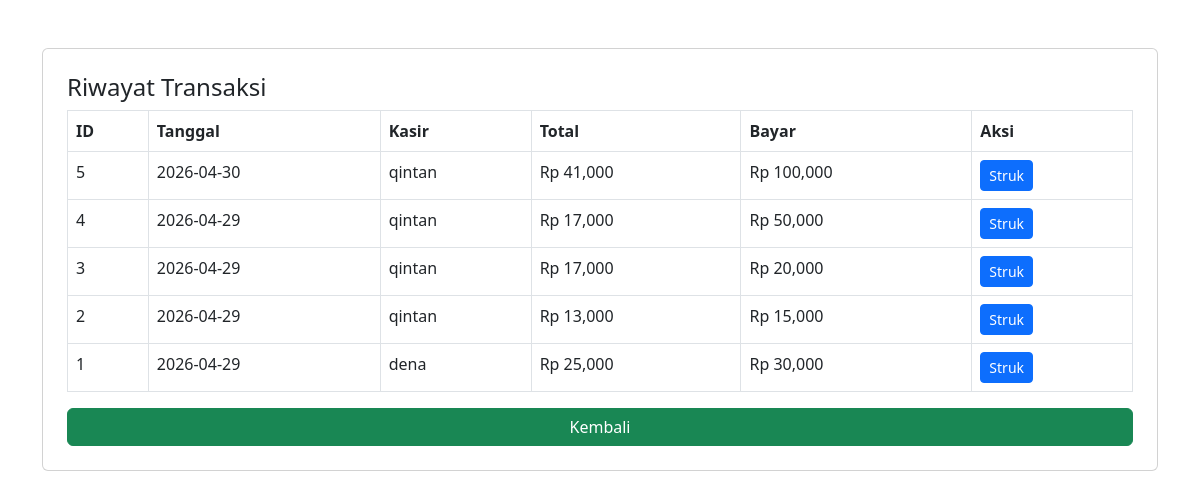
The page /ai/riwayat.php (signed in) on the database its author committed.
### tables this page shows
CREATE TABLE `pesanan` (
  `id_pesanan` int(11) NOT NULL,
  `id_user` int(11) DEFAULT NULL,
  `tgl_pesanan` date DEFAULT NULL,
  `total` int(11) DEFAULT NULL,
  `bayar` int(11) DEFAULT NULL
);

CREATE TABLE `user` (
  `id_user` int(11) NOT NULL,
  `username` varchar(50) DEFAULT NULL,
  `password` varchar(50) DEFAULT NULL
);

### ai/riwayat.php (the view, shortened to what this page needs)
<?php
include 'koneksi.php';
$data = mysqli_query($koneksi,"
SELECT pesanan.*, user.username
FROM pesanan
LEFT JOIN user ON pesanan.id_user=user.id_user
ORDER BY id_pesanan DESC
");
?>
<!DOCTYPE html>
<html>
<head>
<link href="https://cdn.jsdelivr.net/npm/bootstrap@5.3.0/dist/css/bootstrap.min.css" rel="stylesheet">
</head>
<body>
<div class="container mt-5">
<div class="card p-4">
<h4>Riwayat Transaksi</h4>
<table class="table table-bordered">
<tr>
<th>ID</th>
<th>Tanggal</th>
<th>Kasir</th>
<th>Total</th>
<th>Bayar</th>
<th>Aksi</th>
</tr>
<?php while($d=mysqli_fetch_array($data)){ ?>
<tr>
<td><?= $d['id_pesanan'] ?></td>
<td><?= $d['tgl_pesanan'] ?></td>
<td><?= $d['username'] ?></td>
<td>Rp <?= number_format($d['total']) ?></td>
<td>Rp <?= number_format($d['bayar']) ?></td>
<td>
<a href="struk.php?id=<?= $d['id_pesanan'] ?>" class="btn btn-sm btn-primary">Struk</a>
</td>
</tr>
<?php } ?>
</table>
<a href="homepage.php" class="btn btn-success">Kembali</a>
</div>
</div>
</body>
</html>

### rows shown on the page
pesanan: id_pesanan "5", tgl_pesanan "2026-04-30", id_user.username "qintan", total "41,000", bayar "100,000"
pesanan: id_pesanan "4", tgl_pesanan "2026-04-29", id_user.username "qintan", total "17,000", bayar "50,000"
pesanan: id_pesanan "3", tgl_pesanan "2026-04-29", id_user.username "qintan", total "17,000", bayar "20,000"
pesanan: id_pesanan "2", tgl_pesanan "2026-04-29", id_user.username "qintan", total "13,000", bayar "15,000"
pesanan: id_pesanan "1", tgl_pesanan "2026-04-29", id_user.username "dena", total "25,000", bayar "30,000"
